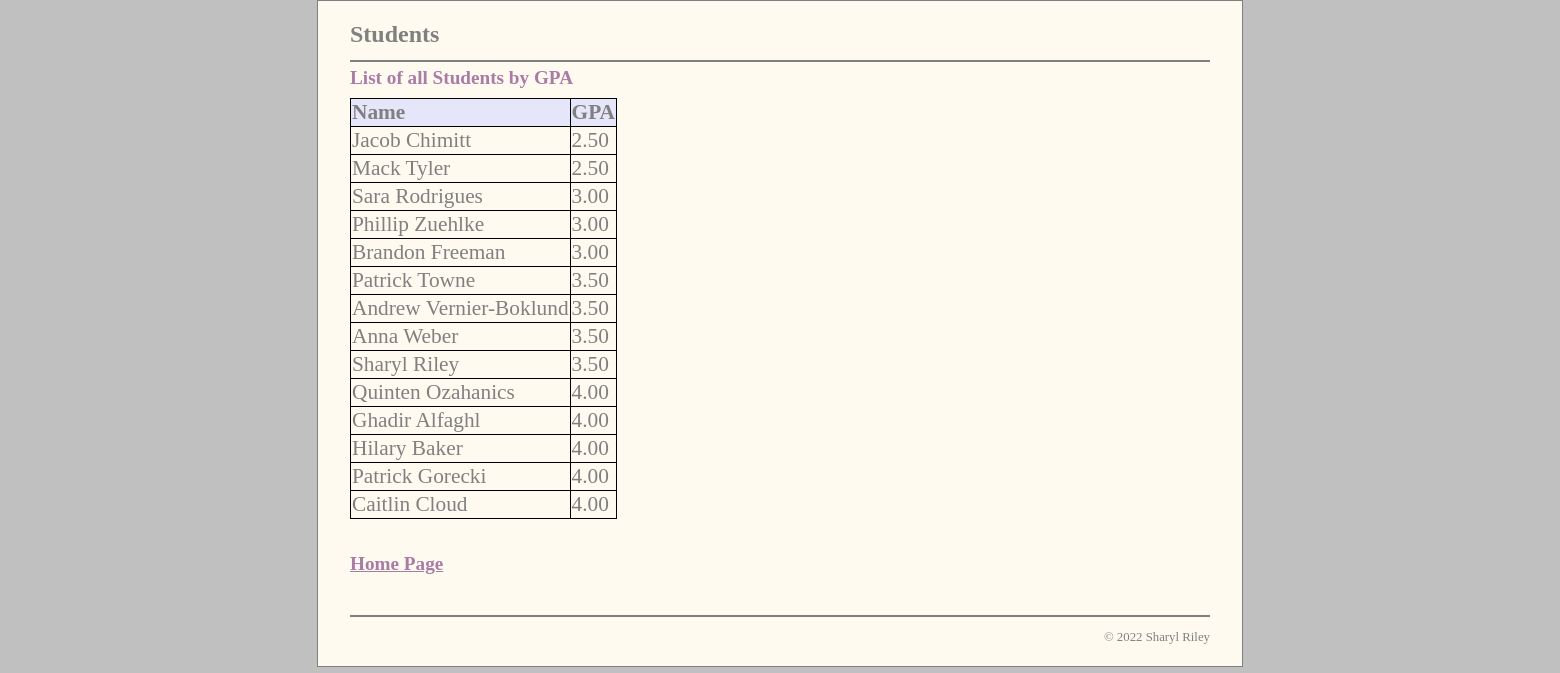
The page /gpa_form.php on the database its author committed.
### tables this page shows
CREATE TABLE Student (
  StudentID       INT(11)        NOT NULL   AUTO_INCREMENT,
  Name     VARCHAR(50)   NOT NULL,
  Hometown     VARCHAR(50)   NOT NULL,
  Age int(3) DEFAULT NULL,
  Major     VARCHAR(50)   DEFAULT NULL,
  Gender     VARCHAR(10)   NOT NULL,
  GPA DECIMAL(10,2)  NOT NULL,
  PRIMARY KEY (studentID)
);

### gpa_form.php (the view, shortened to what this page needs)
<?php
    require_once('database.php');
    $queryAllStudents = 'SELECT * FROM Student
              ORDER BY GPA';
    $statement2 = $db->prepare($queryAllStudents);
    $statement2->execute();
    $studentList = $statement2->fetchAll();
?>
<!DOCTYPE html>
<html>
<head>
    <link rel="stylesheet" type="text/css" href="main.css">
</head>
<body>
    <header><h1>Students</h1></header>
    <main>
        <section>
            <h2>List of all Students by GPA</h2>
            <table>
            <tr>
                    <th>Name</th>
                    <th>GPA</th>
                </tr>
                <?php foreach ($studentList as $student) : ?>
                <tr>
                    <td><?php echo $student['Name']; ?></td>
                    <td><?php echo $student['GPA']; ?></td>
                </tr>
                <?php endforeach; ?>
            </table>
            <br>
            <p><a href="index.php">Home Page</a>
        </section>
    </main>
    <footer>
        <p>&copy; <?php echo date("Y"); ?> Sharyl Riley</p>
    </footer>
</body>
</html>

### main.css (style rules this page uses)
html { background-color: rgb(192, 192, 192); }
body { margin-top: 0; color: gray; font-family: Cambria, Cochin, Georgia, Times, 'Times New Roman', serif; width: 860px; margin: 0 auto; background-color: floralwhite; border: 1px solid gray; padding: .5em 2em; }
header { margin: 0; border-bottom: 2px solid gray; }
header h1 { margin: 0; padding: .5em 0; color: gray; }
main { margin: 0; }
section { float: left; width: 1600px; padding-bottom: 1.5em; }
h1 { font-size: 150%; margin: 0; padding: .5em 0 .25em; }
h2 { font-size: 120%; margin: 0; padding: .25em 0 .5em; }
h1, h2 { color: rgb(169, 124, 166); }
table { border: 1px solid black; border-collapse: collapse; color: gray; font-family: Cambria, Cochin, Georgia, Times, 'Times New Roman', serif; text-align: left; font-size: 16pt; margin-right: auto; }
th { border: 1px solid black; vertical-align: top; text-align: left; background-color: lavender; }
td { border: 1px solid black; vertical-align: top; text-align: left; background-color: floralwhite; }
a { color: rgb(169, 124, 166); font-size: 120%; font-weight: bold; font-family: Cambria, Cochin, Georgia, Times, 'Times New Roman', serif; }
footer { clear: both; margin-top: 1em; border-top: 2px solid gray; }
footer p { text-align: right; font-size: 80%; margin: 1em 0; }

### rows shown on the page
student: Name "Jacob Chimitt", GPA "2.50"
student: Name "Mack Tyler", GPA "2.50"
student: Name "Sara Rodrigues", GPA "3.00"
student: Name "Phillip Zuehlke", GPA "3.00"
student: Name "Brandon Freeman", GPA "3.00"
student: Name "Patrick Towne", GPA "3.50"
student: Name "Andrew Vernier-Boklund", GPA "3.50"
student: Name "Anna Weber", GPA "3.50"
student: Name "Sharyl Riley", GPA "3.50"
student: Name "Quinten Ozahanics", GPA "4.00"
student: Name "Ghadir Alfaghl", GPA "4.00"
student: Name "Hilary Baker", GPA "4.00"
student: Name "Patrick Gorecki", GPA "4.00"
student: Name "Caitlin Cloud", GPA "4.00"
